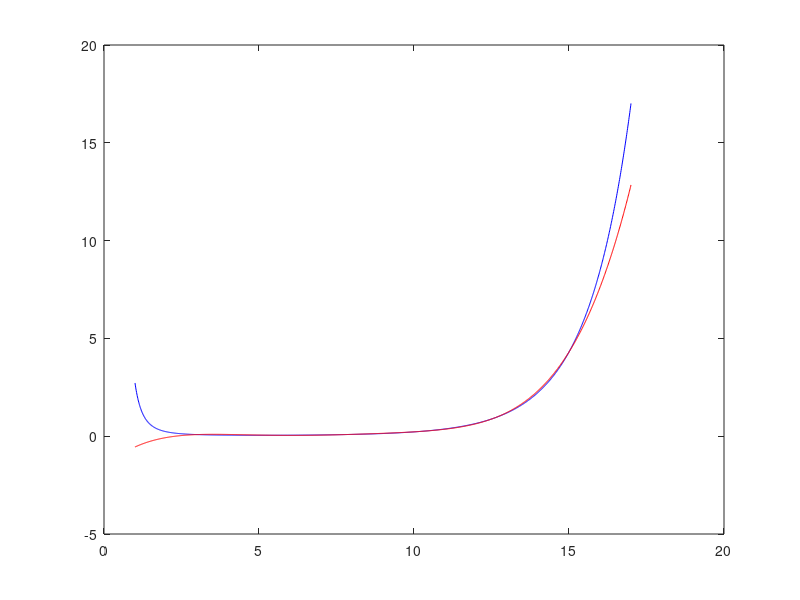

This chart was generated by the following MATLAB code:
clear all
close all
clc

f=@(x) exp(x)./(x.^5);
n=5;
x_interpol=linspace(3,15,n+1);
x_check=[3:0.01:15];

p=polyfit(x_interpol,f(x_interpol),n);
y_fit=polyval(p,x_check);

x_plot=[1:0.01:17];
plot(x_plot,f(x_plot),'b',x_plot,polyval(p,x_plot),'r')